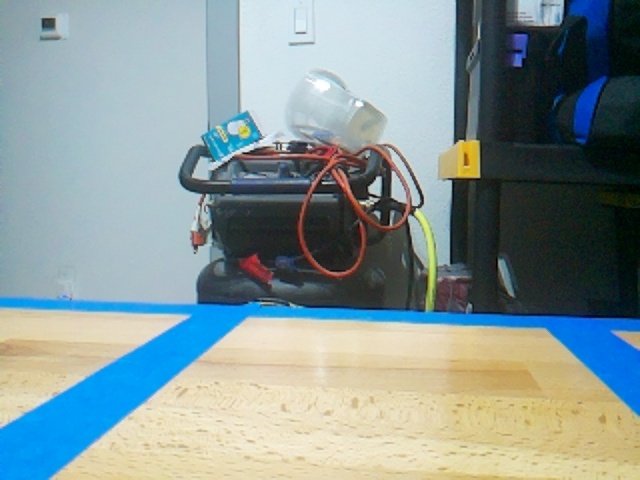
#> input picture photos/24-04-16_16-50-12.jpg, 640 x 480 px
$ python -i drive.py   (imports and definitions only)
#> lines starting #> are read from the running program, lines starting #| are printed output that depends on the picture; after the words box and inside, x2 and y2 are one past the last pixel; in counts of white or black regions, pixels touching at a corner belong together
from picarx import Picarx
import time
import numpy as np
import matplotlib.pyplot as plt

image_path = "/home/kassandrarodriguez/auto-park-car/photos/24-04-16_16-50-12.jpg"


def is_parking_spot_empty(image_path):
    """
        Here we check if the parking spot is empty. We convert the still frame into a HSV format
        so that we can better identify blue spots in the image
    """
#> called with image_path = '../photos/24-04-16_16-50-12.jpg'
    import os
    import cv2
    import numpy as np
    import matplotlib.pyplot as plt

    image = cv2.imread(image_path)
#> image is the input picture: shape (480, 640, 3); mean B, G, R 151, 150.9, 134.6
    if image is None:
        print("Error: Image not found or cannot be loaded.")
        return False

    hsv = cv2.cvtColor(image, cv2.COLOR_BGR2HSV)
#> hsv: shape (480, 640, 3); mean H, S, V 73.4, 81.4, 168.5

    # Define the blue color range for masking
    lower_blue = np.array([100, 150, 50])
    upper_blue = np.array([140, 255, 255])
    mask = cv2.inRange(hsv, lower_blue, upper_blue)
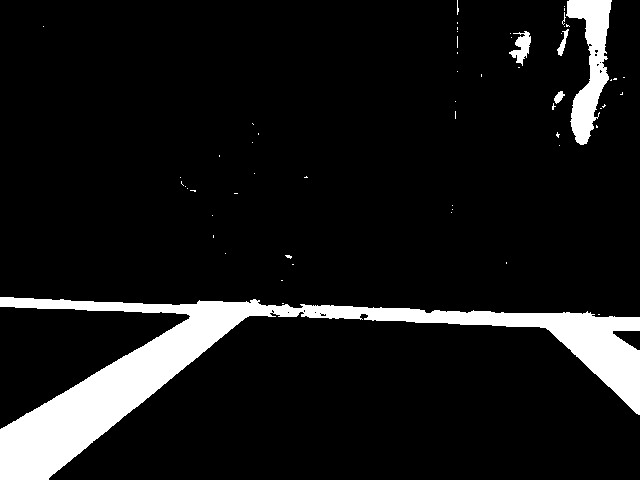
#> mask: shape (480, 640); 9.3% white; 59 white regions (54 under 20 px), largest, box (x1, y1, x2, y2) and area: (0, 297, 640, 480) 24684, (566, 0, 612, 145) 3246, (509, 31, 531, 66) 374, (557, 29, 569, 56) 118, (554, 91, 565, 104) 79

    # Create a kernel for morphological operations
    kernel = np.ones((5, 5), np.uint8)

    # Remove small white noise from the mask
    mask_cleaned = cv2.morphologyEx(mask, cv2.MORPH_OPEN, kernel)
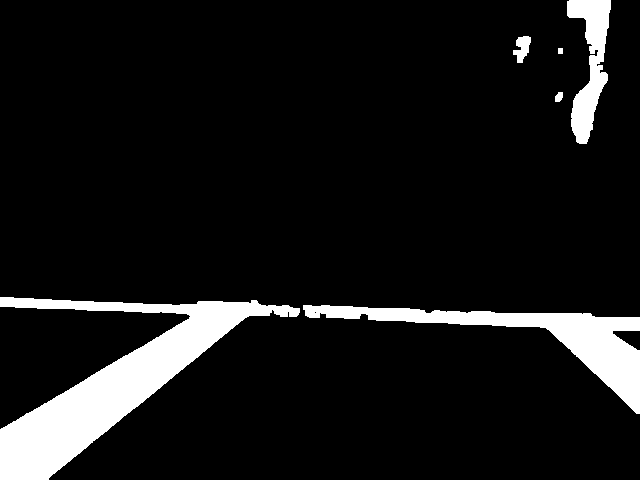
#> mask_cleaned: shape (480, 640); 9.1% white; 6 white regions, box (x1, y1, x2, y2) and area: (0, 297, 300, 480) 16410, (303, 305, 640, 414) 8130, (567, 0, 611, 144) 3143, (513, 36, 531, 63) 299, (555, 92, 563, 102) 64, (558, 48, 563, 54) 30

    # Calculate the proportion of the mask that is blue
    coverage_ratio = np.sum(mask_cleaned > 0) / mask_cleaned.size
#> coverage_ratio = 0.0914


    return coverage_ratio > 0.05


# [57 lines left out: functions confirm_parking_spot, find_parking_spot, not called in this run]

# [13 lines not run here, left out]

>>> result = is_parking_spot_empty('../photos/24-04-16_16-50-12.jpg')
#> result = True
